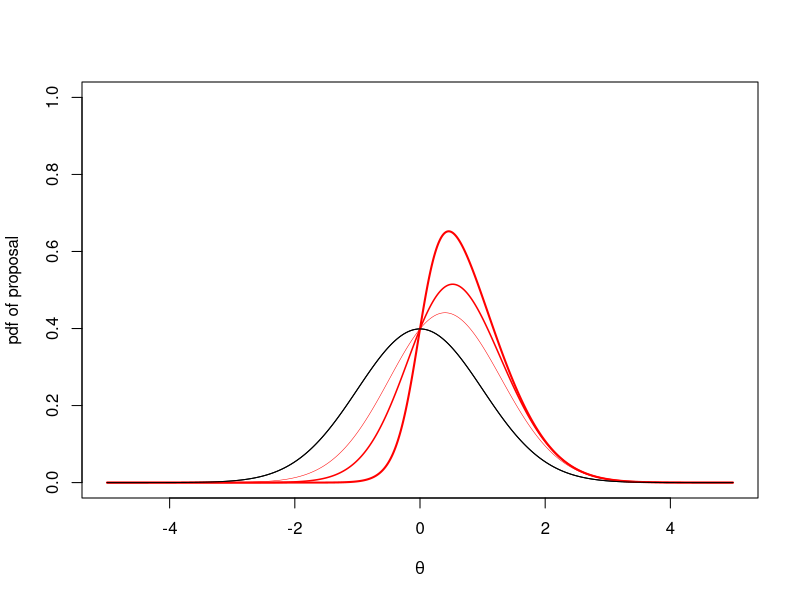
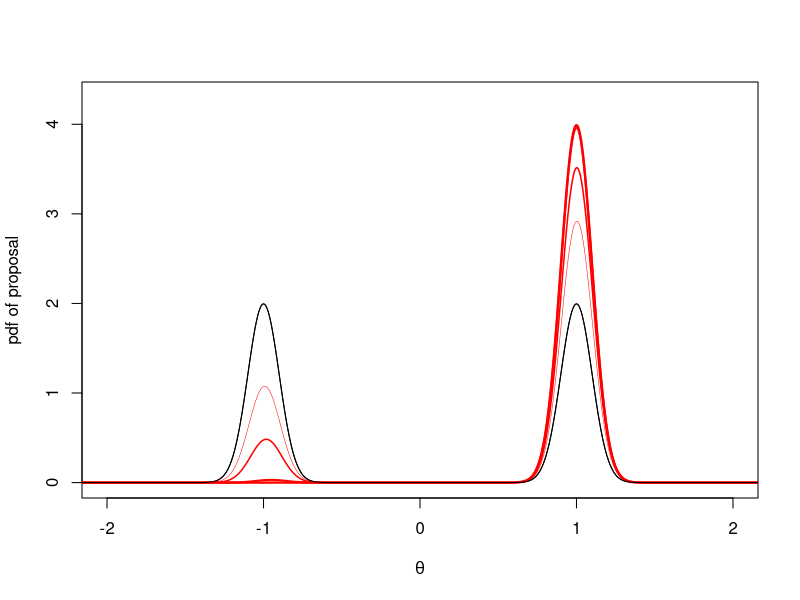
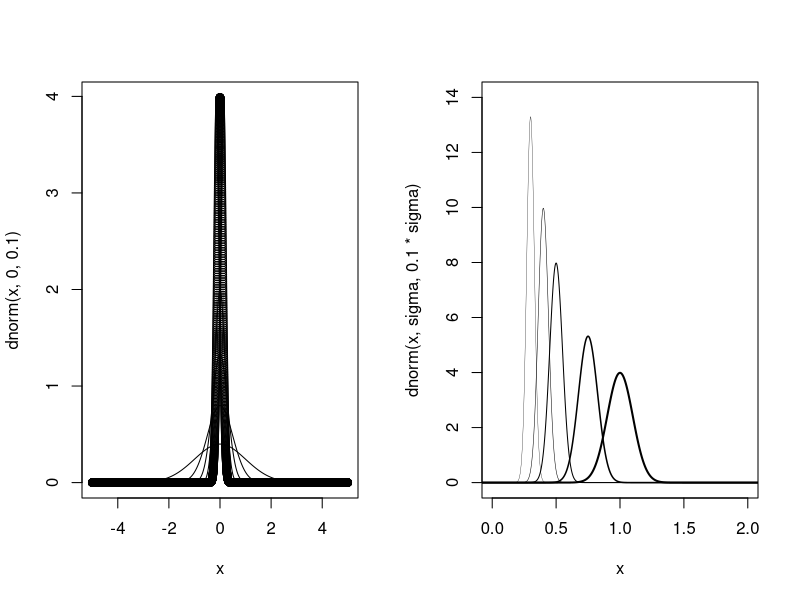

Recreate these plots in R, in order.
# barker proposal
library(sn)

x = seq(-5, 5, by=0.001)

sigma = 1

y = dnorm(x, 0, sigma)
#y_1 = dsn(x, alpha=1)
#y_2 = dsn(x, alpha=3)
#y_3 = dsn(x, alpha=5)
#y_4 = dsn(x, alpha=10)



z_base = dnorm(x, sigma, 0.1*sigma)
z_base_1 = dnorm(x, -sigma, 0.1*sigma)
z = 0.5 * z_base + 0.5 * z_base_1

p_1 = 1/(1+exp(-1*x))
p_2 = 1/(1+exp(-2*x))
p_3 = 1/(1+exp(-5*x))
p_4 = 1/(1+exp(-10*x))

y_1 = 2*y*p_1
y_2 = 2*y*p_2
y_3 = 2*y*p_3
y_4 = 2*y*p_4
z_1 = (1- rev(p_1))*z_base_1 + p_1*z_base
z_2 = (1- rev(p_2))*z_base_1 + p_2*z_base
z_3 = (1- rev(p_3))*z_base_1 + p_3*z_base
z_4 = (1- rev(p_4))*z_base_1 + p_4*z_base

z_1 = 2*z*p_1
z_2 = 2*z*p_2
z_3 = 2*z*p_3



plot(x, y, type='l', ylim=c(0, 1), xlab=expression(theta), ylab='pdf of proposal')
lines(x, y_1, col='red', lwd=0.5)
lines(x, y_2, col='red', lwd=1.5)
lines(x, y_3, col='red', lwd=2)
#lines(x, y_4, col='red', lwd=2.5)
lines(x, y)
plot(x, z, type='l', ylim=c(0, 4.3), xlim=c(-2,2), xlab=expression(theta), ylab='pdf of proposal')
lines(x, z_1, col='red', lwd=0.5)
lines(x, z_2, col='red', lwd=1.5)
lines(x, z_3, col='red', lwd=2)
lines(x, z_4, col='red', lwd=2.3)
lines(x, z)



dev.new()
par(mfrow=c(1,2))
plot(x, dnorm(x, 0, 0.1))
lines(x, dnorm(x, 0, 0.2))
lines(x, dnorm(x, 0, 0.3))
lines(x, dnorm(x, 0, 0.5))
lines(x, dnorm(x, 0, 1))

sigma = 0.3
x = seq(-1, 5, by=0.0001)
plot(x, dnorm(x, sigma, 0.1*sigma), type='l', xlim=c(0, 2), ylim=c(0, 14), lwd=0.3)
sigma = 0.4
lines(x, dnorm(x, sigma, 0.1*sigma), lwd=0.5)
sigma = 0.5
lines(x, dnorm(x, sigma, 0.1*sigma), lwd=1)
sigma = 0.75
lines(x, dnorm(x, sigma, 0.1*sigma), lwd=1.5)
sigma = 1
lines(x, dnorm(x, sigma, 0.1*sigma), lwd=2)


# simulation p_hat vs p
p = function(z, grad_log_pi){
  return(1/(1+exp(-z*grad_log_pi)))
}

p_hat = function(z, grad_log_pi, eta){
  return(1/(1-exp(-z*(grad_log_pi + eta))))
}


estimate_p_hat= function(z, grad_log_pi, eta_sd){
  etas = rnorm(1000, 0, eta_sd)
  p_hat_s = p_hat(z, grad_log_pi, etas)
  e_p_hat = mean(p_hat_s)
  sd_p_hat = std(p_hat_s)
  return(c(e_p_hat, sd_p_hat))
}

sim_p_hat = function(z_s_1, z_s_2, grad_log_pi, eta_sd){
  p_s = p(z_s_1, grad_log_p)
  e_p_hat_s = rep(0, length(z_s_2))
  sd_p_hat_s = rep(0, length(z_s_2))
  for(i in seq(1, length(z_s_2))){
    z = z_s_2[i]
    p_hat = estimate_p_hat(z, grad_log_pi, eta_sd)
    e_p_hat_s[i] = p_hat[1]
    sd_p_hat_s[i] = p_hat[2]
  }
  return(list('p'=p_s, 'p_hat'=e_p_hat_s, 'sd_p'=sd_p_hat_s))
}

sim_p_hat_sigmas =  function(z_s_1, z_s_2, grad_log_pi, eta_sd_s){
  
  p_s = matrix(0, ncol=length(z_s_1), nrow=length(eta_sd_s))
  p_hat_s = matrix(0, ncol=length(z_s_2), nrow=length(eta_sd_s))
  sd_p_hat_s = matrix(0, ncol=length(z_s_2), nrow=length(eta_sd_s))
  
  for(i in seq(1, legnth(eta_sd_s))){
    sigma = sta_sd_s[i]
    sim = sim_p_hat(z_s_1, z_s_2, grad_log_pi, sigma)
    p_s[i, ] = sim$p
    p_hat_s[i, ] = sim$p_hat
    sd_p_hat_s[i, ] = sim$sd_p_hat
  }
}
